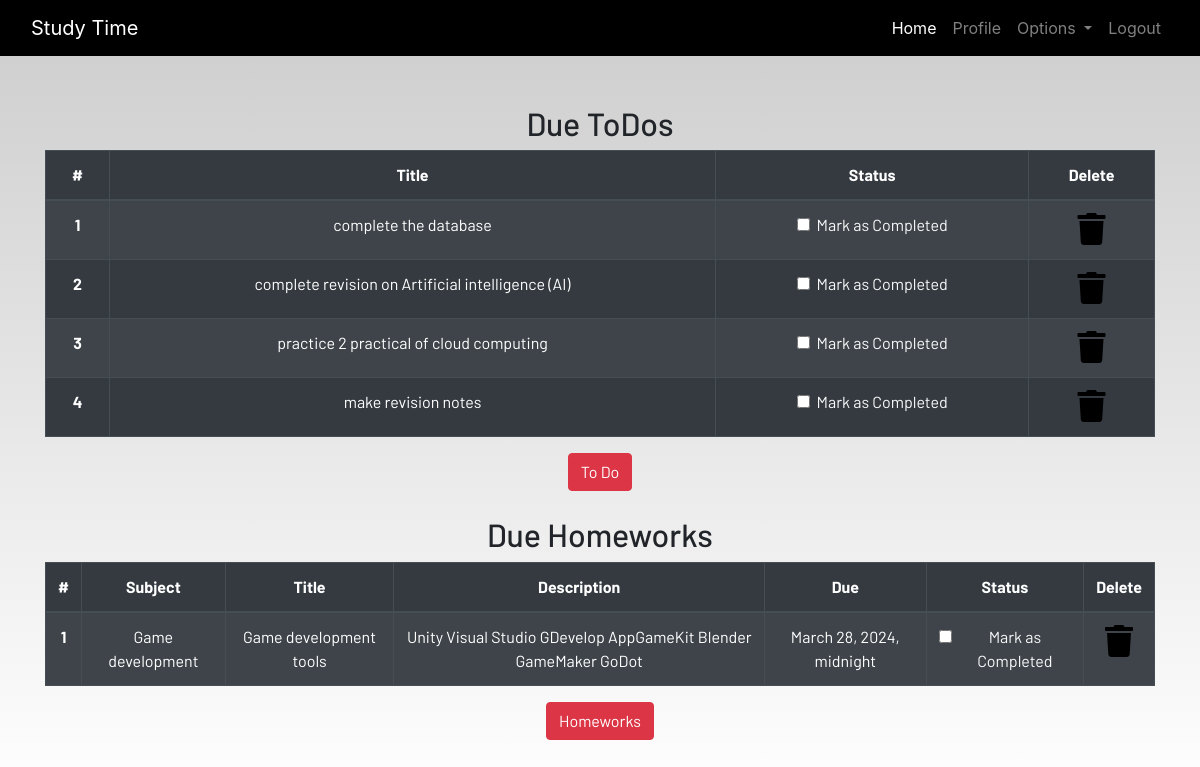
Screenshot of /profile/ (signed in) with the database file from the repository.
### dashboard/models.py (models this page shows, shortened)
class Todo(models.Model):
    user = models.ForeignKey(User, on_delete=models.CASCADE)
    title = models.CharField(max_length=100)
    is_finished=models.BooleanField(default=False)

class Homework(models.Model):
    user = models.ForeignKey(User, on_delete=models.CASCADE)
    subject = models.CharField(max_length=50)
    title = models.CharField(max_length=100)
    description=models.TextField()
    due = models.DateTimeField()
    is_finished=models.BooleanField(default=False)

### dashboard/views.py (the view)
# urls.py: path('profile/',dash_views.profile,name='profile'),
@login_required
def profile(request):
    homeworks = Homework.objects.filter(is_finished=False,user=request.user)
    todos = Todo.objects.filter(is_finished=False,user=request.user)
    if len(homeworks) == 0:
        homework_done = True
    else:
        homework_done = False
    if len(todos) == 0:
        todos_done = True
    else:
        todos_done = False
    context = {
        'homeworks' : homeworks,
        'todos' : todos,
        'homework_done' : homework_done,
        'todos_done' : todos_done
    }
    return render(request,"dashboard/profile.html",context)

### dashboard/templates/dashboard/profile.html
{% extends 'dashboard/base.html' %} {% load static %}
{% load crispy_forms_tags%}
{% block content %}
<section class="text-center">
    <div class="container">
    {% if not todos_done %}
        <h2>Due ToDos</h2>
        <table class="table table-striped table-bordered table-hover table-dark">
            <thead>
                <tr>
                    <th scope="col">#</th>
                    <th scope="col">Title</th>
                    <th scope="col">Status</th>
                    <th scope="col">Delete</th>
                </tr>
            </thead>
            <tbody>
                {% for todo in todos  %}
                <tr>
                    <th scope="row">{{forloop.counter}}</th>
                    <td>{{todo.title}}</td>
                    <td>
                        <a href="{% url "update_todo" todo.id %}">
                            <div class="form-check">
                                {% if todo.is_finished == True %}
                                <input class="form-check-input" type="checkbox" value="" checked>
                                {% else %}
                                <input class="form-check-input" type="checkbox" value="">
                                {% endif %}
                                <label class="form-check-label text-light" for="flexCheckDefault">
                                    Mark as Completed
                                </label>
                            </div>
                        </a>
                    </td>
                    <td><a href="{% url "delete_todo" todo.id%}"><i class="fa fa-trash fa-2x"></i></a></td>
                </tr>
                {% endfor %}
            </tbody>
        </table>
    {% else %}
        <h3>All To dos are completed!!!!</h3>
    {% endif %}
        <a href="{% url "todo" %}" class="btn btn-danger">To Do</a>
        <br><br>
        {% if not homework_done %}
        <h2>Due Homeworks</h2>
        <table class="table table-striped table-bordered table-hover table-dark">
            <thead>
                <tr>
                    <th scope="col">#</th>
                    <th scope="col">Subject</th>
                    <th scope="col">Title</th>
                    <th scope="col">Description</th>
                    <th scope="col">Due</th>
                    <th scope="col">Status</th>
                    <th scope="col">Delete</th>
                </tr>
            </thead>
            <tbody>
                {% for homework in homeworks %}
                <tr>
                    <th scope="row">{{forloop.counter}}</th>
                    <td>{{homework.subject}}</td>
                    <td>{{homework.title}}</td>
                    <td>{{homework.description}}</td>
                    <td>{{homework.due}}</td>
                    <td>
                        <a href="{% url "update_homework" homework.id %}">
                            <div class="form-check">
                                {% if homework.is_finished == True %}
                                <input class="form-check-input" type="checkbox" value="" checked>
                                {% else %}
                                <input class="form-check-input" type="checkbox" value="">
                                {% endif %}
                                <label class="form-check-label text-light" for="flexCheckDefault">
                                    Mark as Completed
                                </label>
                            </div>
                        </a>
                    </td>
                    <td><a href="{% url "delete_homework" homework.id %}"><i class="fa fa-trash fa-2x"></i></a></td>
                </tr>
                {% endfor %}
            </tbody>
        </table>
        {% else %}
        <h3>All To homeworks are completed!!!!</h3>
        {% endif %}
        <a href="{% url "homework" %}" class="btn btn-danger">Homeworks</a>
    </div>
</section>
{% endblock content %}

### dashboard/templates/dashboard/base.html (shortened to what this page needs)
<!DOCTYPE html>
{% load static %}
<html lang="en">
<head>
  <link rel="stylesheet" href="https://stackpath.bootstrapcdn.com/bootstrap/4.3.1/css/bootstrap.min.css"
 />
  <link rel="stylesheet" href="https://use.fontawesome.com/releases/v5.7.2/css/all.css"
 />
  <link rel="stylesheet" href="{% static 'css/main.css' %}" />
</head>
<body>
  <header>
    <nav class="navbar navbar-expand-lg navbar-dark bg-dark">
      <div class="container-fluid">
        <a class="navbar-brand" href="{% url "home" %}">Study Time</a>
        <div class="collapse navbar-collapse justify-content-end" id="navbarSupportedContent">
          <ul class="navbar-nav mb-2 mb-lg-0">
            <li class="nav-item">
              <a class="nav-link active" aria-current="page" href="{% url "home" %}">Home</a>
            </li>
            {% if user.is_authenticated %}
            <li class="nav-item">
              <a class="nav-link" href="{% url "profile" %}">Profile</a>
            </li>
            <li class="nav-item dropdown">
              <a class="nav-link dropdown-toggle" href="#" id="navbarDropdown" role="button" data-toggle="dropdown"
                aria-haspopup="true" aria-expanded="false">
                Options
              </a>
            </li>
            <li class="nav-item">
              <a class="nav-link" href="{% url "logout" %}">Logout</a>
            </li>
            {% endif %}
          </ul>
        </div>
      </div>
    </nav>
  </header>
  <br /><br />
  <main>
    {% block content %}
    {% endblock content %}
  </main>
</body>
</html>

### static/css/main.css (style rules this page uses)
html { scroll-behavior: smooth; height: 100%; width: 100%; }
main { font-family: Barlow, Quicksand, Rubik, sans-serif, serif, 'Times New Roman', Times, serif !important; }
.navbar { background-color: rgb(0, 0, 0) !important; }
a { text-decoration: none !important; color: black; }
html, body { max-width: 100%; overflow-x: hidden; height: 100%; width: 100%; }
body { background: linear-gradient(rgba(0, 0, 0, 0.2), rgba(255, 255, 255, 0.5)); overflow-x: hidden; background-repeat: no-repeat; }
.fa { color: black; }

### rows the page displays
Todo: title "complete the database"
Todo: title "complete revision on Artificial intelligence (AI)"
Todo: title "practice 2 practical of cloud computing"
Todo: title "make revision notes"
Homework: subject "Game development", title "Game development tools", description "Unity Visual Studio GDevelop AppGameKit Blender GameMaker GoDot", due "March 28, 2024, midnight"
